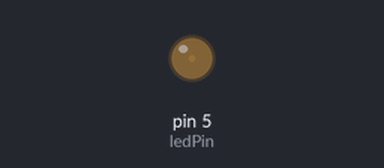
Recording of a sketch running on a simulated Arduino Uno, built with avr-gcc and run on an emulated ATmega328P. On the bench: output pins drawn as LEDs (lit = HIGH).

Above: at 0.05 s.
At 1.15 s:
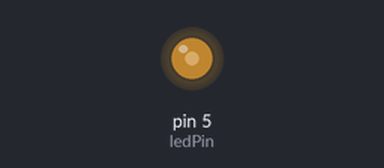
At 2.3 s:
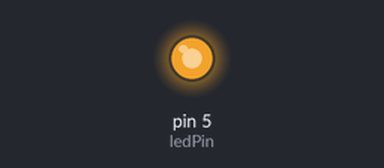
At 4.6 s:
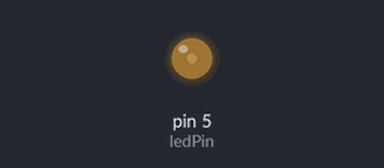
Timing chart, 0 to 6.7 s (numbered marks = the images above):
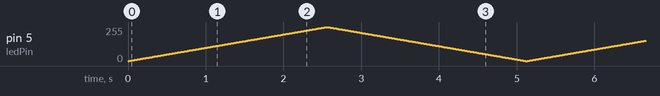

The sketch:

fading_lights.ino
```cpp
int ledPin = 5;

void setup() {
    pinMode(ledPin, OUTPUT);


}

void loop() {
for (int brightness = 0; brightness <= 255; brightness++) {
  analogWrite(ledPin, brightness);
  delay(10);
}
for (int brightness = 255; brightness >= 0; brightness--) {
  analogWrite(ledPin, brightness);
  delay(10);
}
}
```
